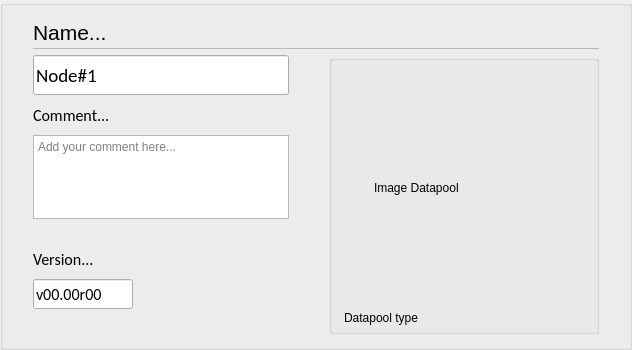
    <widget class="stw_opensyde_gui_elements::C_OgeGbx" name="pc_GroupBoxGeneral">
     <property name="title">
      <string/>
     </property>
     <layout class="QHBoxLayout" name="horizontalLayout_2">
      <property name="leftMargin">
       <number>30</number>
      </property>
      <property name="rightMargin">
       <number>30</number>
      </property>
      <property name="bottomMargin">
       <number>13</number>
      </property>
      <item>
       <layout class="QVBoxLayout" name="verticalLayout_2">
        <property name="spacing">
         <number>0</number>
        </property>
        <property name="sizeConstraint">
         <enum>QLayout::SetMinimumSize</enum>
        </property>
        <item>
         <layout class="QHBoxLayout" name="horizontalLayout_3" stretch="0,1">
          <property name="spacing">
           <number>6</number>
          </property>
          <item>
           <widget class="stw_opensyde_gui_elements::C_OgeLabHeadingGroupBold" name="pc_LabelName">
            <property name="minimumSize">
             <size>
              <width>0</width>
              <height>30</height>
             </size>
            </property>
            <property name="maximumSize">
             <size>
              <width>16777215</width>
              <height>30</height>
             </size>
            </property>
            <property name="font">
             <font>
              <family>Segoe UI</family>
              <pointsize>16</pointsize>
             </font>
            </property>
            <property name="text">
             <string>Name...</string>
            </property>
           </widget>
          </item>
          <item>
           <spacer name="horizontalSpacer_6">
            <property name="orientation">
             <enum>Qt::Horizontal</enum>
            </property>
            <property name="sizeHint" stdset="0">
             <size>
              <width>40</width>
              <height>1</height>
             </size>
            </property>
           </spacer>
          </item>
         </layout>
        </item>
        <item>
         <layout class="QHBoxLayout" name="horizontalLayout_16" stretch="1">
          <property name="spacing">
           <number>0</number>
          </property>
          <property name="topMargin">
           <number>1</number>
          </property>
          <property name="bottomMargin">
           <number>0</number>
          </property>
          <item>
           <widget class="stw_opensyde_gui_elements::C_OgeFraSeparator" name="frame">
            <property name="minimumSize">
             <size>
              <width>0</width>
              <height>1</height>
             </size>
            </property>
            <property name="maximumSize">
             <size>
              <width>16777215</width>
              <height>1</height>
             </size>
            </property>
            <property name="frameShape">
             <enum>QFrame::StyledPanel</enum>
            </property>
            <property name="frameShadow">
             <enum>QFrame::Raised</enum>
            </property>
           </widget>
          </item>
         </layout>
        </item>
        <item>
         <layout class="QHBoxLayout" name="horizontalLayout" stretch="1,0,0">
          <property name="spacing">
           <number>0</number>
          </property>
          <property name="topMargin">
           <number>6</number>
          </property>
          <item>
           <layout class="QVBoxLayout" name="verticalLayout" stretch="0,0,0,0,1">
            <property name="spacing">
             <number>0</number>
            </property>
            <item>
             <layout class="QHBoxLayout" name="horizontalLayout_17">
              <item>
               <widget class="stw_opensyde_gui_elements::C_OgeLePropertiesName" name="pc_LineEditDatapoolName">
                <property name="minimumSize">
                 <size>
                  <width>0</width>
                  <height>40</height>
                 </size>
                </property>
                <property name="maximumSize">
                 <size>
                  <width>16777215</width>
                  <height>40</height>
                 </size>
                </property>
                <property name="font">
                 <font>
                  <family>Calibri</family>
                  <pointsize>14</pointsize>
                 </font>
                </property>
                <property name="text">
                 <string>Node#1</string>
                </property>
                <property name="placeholderText">
                 <string/>
                </property>
               </widget>
              </item>
             </layout>
            </item>
            <item>
             <layout class="QHBoxLayout" name="horizontalLayout_9" stretch="0,1">
              <property name="spacing">
               <number>6</number>
              </property>
              <item>
               <widget class="stw_opensyde_gui_elements::C_OgeLabHeadingGroupBold" name="pc_LabelComment">
                <property name="minimumSize">
                 <size>
                  <width>0</width>
                  <height>40</height>
                 </size>
                </property>
                <property name="maximumSize">
                 <size>
                  <width>16777215</width>
                  <height>40</height>
                 </size>
                </property>
                <property name="font">
                 <font>
                  <family>Calibri</family>
                  <pointsize>12</pointsize>
                 </font>
                </property>
                <property name="text">
                 <string>Comment...</string>
                </property>
               </widget>
              </item>
              <item>
               <spacer name="horizontalSpacer_9">
                <property name="orientation">
                 <enum>Qt::Horizontal</enum>
                </property>
                <property name="sizeHint" stdset="0">
                 <size>
                  <width>40</width>
                  <height>1</height>
                 </size>
                </property>
               </spacer>
              </item>
             </layout>
            </item>
            <item>
             <layout class="QHBoxLayout" name="horizontalLayout_18">
              <item>
               <widget class="stw_opensyde_gui_elements::C_OgeTedPropertiesComment" name="pc_CommentText">
                <property name="sizePolicy">
                 <sizepolicy hsizetype="Expanding" vsizetype="Expanding">
                  <horstretch>0</horstretch>
                  <verstretch>0</verstretch>
                 </sizepolicy>
                </property>
                <property name="maximumSize">
                 <size>
                  <width>16777215</width>
                  <height>84</height>
                 </size>
                </property>
                <property name="tabChangesFocus">
                 <bool>true</bool>
                </property>
                <property name="html">
                 <string>&lt;!DOCTYPE HTML PUBLIC &quot;-//W3C//DTD HTML 4.0//EN&quot; &quot;http://www.w3.org/TR/REC-html40/strict.dtd&quot;&gt;
&lt;html&gt;&lt;head&gt;&lt;meta name=&quot;qrichtext&quot; content=&quot;1&quot; /&gt;&lt;style type=&quot;text/css&quot;&gt;
p, li { white-space: pre-wrap; }
&lt;/style&gt;&lt;/head&gt;&lt;body style=&quot; font-family:'MS Shell Dlg 2'; font-size:8.25pt; font-weight:400; font-style:normal;&quot;&gt;
&lt;p style=&quot;-qt-paragraph-type:empty; margin-top:0px; margin-bottom:0px; margin-left:0px; margin-right:0px; -qt-block-indent:0; text-indent:0px;&quot;&gt;&lt;br /&gt;&lt;/p&gt;&lt;/body&gt;&lt;/html&gt;</string>
                </property>
                <property name="acceptRichText">
                 <bool>false</bool>
                </property>
                <property name="placeholderText">
                 <string>Add your comment here...</string>
                </property>
               </widget>
              </item>
             </layout>
            </item>
            <item>
             <layout class="QHBoxLayout" name="horizontalLayout_5" stretch="0">
              <item>
               <layout class="QVBoxLayout" name="verticalLayout_4">
                <property name="spacing">
                 <number>0</number>
                </property>
                <property name="sizeConstraint">
                 <enum>QLayout::SetMinimumSize</enum>
                </property>
                <item>
                 <layout class="QHBoxLayout" name="horizontalLayout_10" stretch="0,1">
                  <property name="spacing">
                   <number>6</number>
                  </property>
                  <property name="topMargin">
                   <number>20</number>
                  </property>
                  <item>
                   <widget class="stw_opensyde_gui_elements::C_OgeLabHeadingGroupBold" name="pc_LabelVersion">
                    <property name="minimumSize">
                     <size>
                      <width>0</width>
                      <height>40</height>
                     </size>
                    </property>
                    <property name="maximumSize">
                     <size>
                      <width>16777215</width>
                      <height>40</height>
                     </size>
                    </property>
                    <property name="font">
                     <font>
                      <family>Calibri</family>
                      <pointsize>12</pointsize>
                     </font>
                    </property>
                    <property name="text">
                     <string>Version...</string>
                    </property>
                   </widget>
                  </item>
                  <item>
                   <spacer name="horizontalSpacer_10">
                    <property name="orientation">
                     <enum>Qt::Horizontal</enum>
                    </property>
                    <property name="sizeHint" stdset="0">
                     <size>
                      <width>40</width>
                      <height>1</height>
                     </size>
                    </property>
                   </spacer>
                  </item>
                 </layout>
                </item>
                <item>
                 <layout class="QHBoxLayout" name="horizontalLayout_19">
                  <item>
                   <widget class="stw_opensyde_gui_elements::C_OgeLeProperties" name="pc_LineEditVersion_2">
                    <property name="sizePolicy">
                     <sizepolicy hsizetype="Fixed" vsizetype="Fixed">
                      <horstretch>0</horstretch>
                      <verstretch>0</verstretch>
                     </sizepolicy>
                    </property>
                    <property name="minimumSize">
                     <size>
                      <width>100</width>
                      <height>30</height>
                     </size>
                    </property>
                    <property name="maximumSize">
                     <size>
                      <width>100</width>
                      <height>30</height>
                     </size>
                    </property>
                    <property name="font">
                     <font>
                      <family>Calibri</family>
                      <pointsize>12</pointsize>
                     </font>
                    </property>
                    <property name="inputMask">
                     <string>v99.99r99;0</string>
                    </property>
                    <property name="text">
                     <string>v.r</string>
                    </property>
                    <property name="placeholderText">
                     <string/>
                    </property>
                   </widget>
                  </item>
                  <item>
                   <spacer name="horizontalSpacer_19">
                    <property name="orientation">
                     <enum>Qt::Horizontal</enum>
                    </property>
                    <property name="sizeHint" stdset="0">
                     <size>
                      <width>40</width>
                      <height>1</height>
                     </size>
                    </property>
                   </spacer>
                  </item>
                 </layout>
                </item>
               </layout>
              </item>
             </layout>
            </item>
            <item>
             <spacer name="verticalSpacer_5">
              <property name="orientation">
               <enum>Qt::Vertical</enum>
              </property>
              <property name="sizeHint" stdset="0">
               <size>
                <width>20</width>
                <height>25</height>
               </size>
              </property>
             </spacer>
            </item>
           </layout>
          </item>
          <item>
           <spacer name="horizontalSpacer_5">
            <property name="orientation">
             <enum>Qt::Horizontal</enum>
            </property>
            <property name="sizeType">
             <enum>QSizePolicy::Fixed</enum>
            </property>
            <property name="sizeHint" stdset="0">
             <size>
              <width>40</width>
              <height>20</height>
             </size>
            </property>
           </spacer>
          </item>
          <item>
           <widget class="stw_opensyde_gui_elements::C_OgeGbxGrayed" name="groupBox_2">
            <property name="title">
             <string/>
            </property>
            <property name="alignment">
             <set>Qt::AlignCenter</set>
            </property>
            <layout class="QVBoxLayout" name="verticalLayout_18" stretch="0,2,0,0">
             <property name="leftMargin">
              <number>12</number>
             </property>
             <property name="rightMargin">
              <number>12</number>
             </property>
             <property name="bottomMargin">
              <number>6</number>
             </property>
             <item>
              <spacer name="verticalSpacer_3">
               <property name="orientation">
                <enum>Qt::Vertical</enum>
               </property>
               <property name="sizeHint" stdset="0">
                <size>
                 <width>20</width>
                 <height>12</height>
                </size>
               </property>
              </spacer>
             </item>
             <item>
              <layout class="QHBoxLayout" name="horizontalLayout_21">
               <item>
                <spacer name="horizontalSpacer_16">
                 <property name="orientation">
                  <enum>Qt::Horizontal</enum>
                 </property>
                 <property name="sizeHint" stdset="0">
                  <size>
                   <width>30</width>
                   <height>20</height>
                  </size>
                 </property>
                </spacer>
               </item>
               <item>
                <widget class="stw_opensyde_gui_elements::C_OgeLabSvgOnly" name="pc_LabDatapoolImage">
                 <property name="minimumSize">
                  <size>
                   <width>180</width>
                   <height>180</height>
                  </size>
                 </property>
                 <property name="maximumSize">
                  <size>
                   <width>180</width>
                   <height>180</height>
                  </size>
                 </property>
                 <property name="text">
                  <string>Image Datapool</string>
                 </property>
                </widget>
               </item>
               <item>
                <spacer name="horizontalSpacer_17">
                 <property name="orientation">
                  <enum>Qt::Horizontal</enum>
                 </property>
                 <property name="sizeHint" stdset="0">
                  <size>
                   <width>30</width>
                   <height>20</height>
                  </size>
                 </property>
                </spacer>
               </item>
              </layout>
             </item>
             <item>
              <spacer name="verticalSpacer_8">
               <property name="orientation">
                <enum>Qt::Vertical</enum>
               </property>
               <property name="sizeHint" stdset="0">
                <size>
                 <width>20</width>
                 <height>12</height>
                </size>
               </property>
              </spacer>
             </item>
             <item>
              <widget class="stw_opensyde_gui_elements::C_OgeLabBusType" name="pc_LabDatapoolType">
               <property name="text">
                <string>Datapool type</string>
               </property>
              </widget>
             </item>
            </layout>
           </widget>
          </item>
         </layout>
        </item>
       </layout>
      </item>
     </layout>
    </widget>
